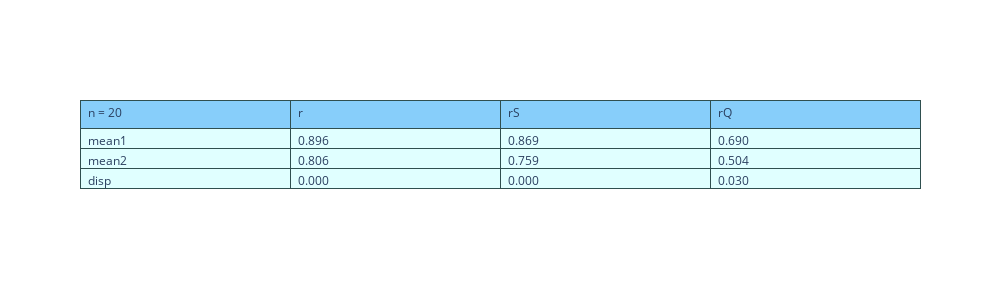
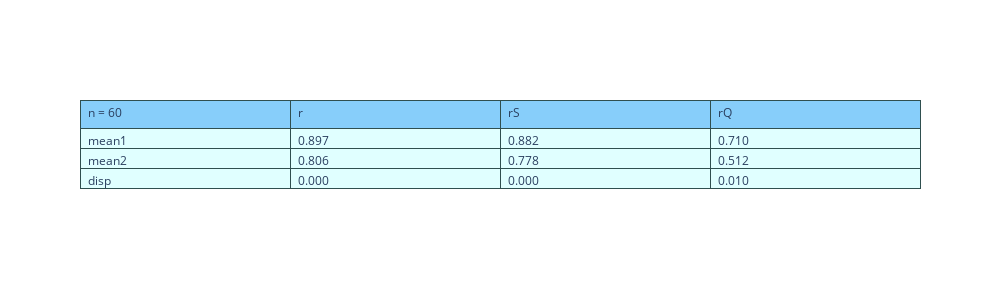

The cell these charts' notebook holds for them, in order:
### Code cell
f = N_(0,0,1,1,0.9)
Draw(f,20)
Draw(f,60)
Draw(f,100)

### Figure 1 — Plotly figure (JSON) as saved in the notebook; plotly's stock layout.template omitted (floating-point values rounded to 4 significant figures)
{"data": [{"cells": {"align": "left", "fill": {"color": "lightcyan"}, "format": ["", ".3f"], "line": {"color": "darkslategray"}, "values": [["mean1", "mean2", "disp"], [0.8964, 0.8059, 0], [0.8691, 0.7594, 0], [0.6901, 0.5042, 0.03]]}, "header": {"align": "left", "fill": {"color": "lightskyblue"}, "line": {"color": "darkslategray"}, "values": ["n = 20", "r", "rS", "rQ"]}, "type": "table"}], "layout": {"height": 300, "width": 1000}}

### Figure 2 — Plotly figure (JSON) as saved in the notebook; plotly's stock layout.template omitted (floating-point values rounded to 4 significant figures)
{"data": [{"cells": {"align": "left", "fill": {"color": "lightcyan"}, "format": ["", ".3f"], "line": {"color": "darkslategray"}, "values": [["mean1", "mean2", "disp"], [0.8972, 0.8056, 0], [0.8815, 0.7781, 0], [0.7099, 0.512, 0.01]]}, "header": {"align": "left", "fill": {"color": "lightskyblue"}, "line": {"color": "darkslategray"}, "values": ["n = 60", "r", "rS", "rQ"]}, "type": "table"}], "layout": {"height": 300, "width": 1000}}
